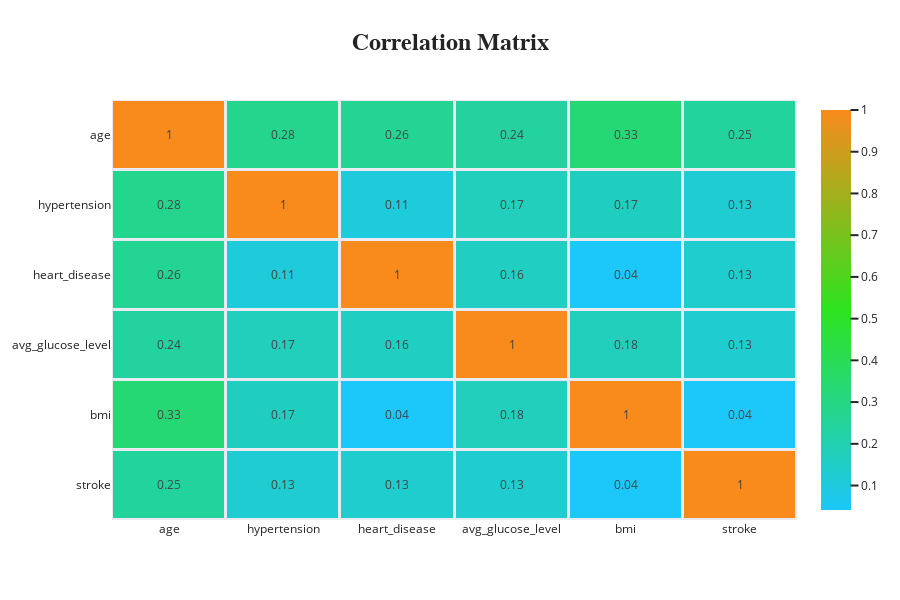

Notebook cell for this chart:
### Code cell
import plotly.graph_objects as go

color_palette = ['#1CC7F9', '#2DE31E', '#F98A1C']

# df.drop(['gender','ever_married','Residence_type','smoking_status_Unknown','smoking_status_formerly smoked','smoking_status_never smoked',
#         'smoking_status_smokes','work_type_Govt_job','work_type_Never_worked','work_type_Private','work_type_Self-employed','work_type_children'], axis=1, inplace=True)

corr = df.corr()

fig = go.Figure(data= go.Heatmap(z=corr,
                                 x=corr.index.values,
                                 y=corr.columns.values,
                                 colorscale=color_palette,
                                 text = corr.round(2), texttemplate="%{text}", xgap=3, ygap=3
                                 )
                )

fig.update_layout(title_text='<b>Correlation Matrix<b>',
                  title_x=0.5,
                  titlefont={'size': 24, 'family': 'Courier New'},
                  width=900, height=600,
                  xaxis_showgrid=False,
                  yaxis_showgrid=False,
                  yaxis_autorange='reversed', 
                  paper_bgcolor=None,
                  template='seaborn'
                  )

### Figure 1 — Plotly figure (JSON) as saved in the notebook; plotly's stock layout.template omitted (floating-point values rounded to 4 significant figures)
{"data": [{"colorscale": [[0, "#1CC7F9"], [0.5, "#2DE31E"], [1, "#F98A1C"]], "text": [[1, 0.28, 0.26, 0.24, 0.33, 0.25], [0.28, 1, 0.11, 0.17, 0.17, 0.13], [0.26, 0.11, 1, 0.16, 0.04, 0.13], [0.24, 0.17, 0.16, 1, 0.18, 0.13], [0.33, 0.17, 0.04, 0.18, 1, 0.04], [0.25, 0.13, 0.13, 0.13, 0.04, 1]], "texttemplate": "%{text}", "type": "heatmap", "x": ["age", "hypertension", "heart_disease", "avg_glucose_level", "bmi", "stroke"], "xgap": 3, "y": ["age", "hypertension", "heart_disease", "avg_glucose_level", "bmi", "stroke"], "ygap": 3, "z": [[1, 0.2764, 0.2638, 0.2382, 0.3334, 0.2453], [0.2764, 1, 0.1083, 0.1745, 0.1678, 0.1279], [0.2638, 0.1083, 1, 0.1619, 0.04136, 0.1349], [0.2382, 0.1745, 0.1619, 1, 0.1755, 0.1319], [0.3334, 0.1678, 0.04136, 0.1755, 1, 0.04237], [0.2453, 0.1279, 0.1349, 0.1319, 0.04237, 1]]}], "layout": {"height": 600, "title": {"font": {"family": "Courier New", "size": 24}, "text": "<b>Correlation Matrix<b>", "x": 0.5}, "width": 900, "xaxis": {"showgrid": false}, "yaxis": {"autorange": "reversed", "showgrid": false}}}
